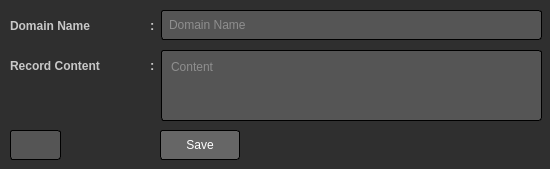
<?xml version="1.0" encoding="UTF-8"?>
<ui version="4.0">
 <class>Dialog</class>
 <widget class="QDialog" name="Dialog">
  <property name="geometry">
   <rect>
    <x>0</x>
    <y>0</y>
    <width>550</width>
    <height>169</height>
   </rect>
  </property>
  <property name="minimumSize">
   <size>
    <width>550</width>
    <height>169</height>
   </size>
  </property>
  <property name="maximumSize">
   <size>
    <width>550</width>
    <height>169</height>
   </size>
  </property>
  <property name="windowTitle">
   <string>Dialog</string>
  </property>
  <property name="windowIcon">
   <iconset>
    <normaloff>img/icon.ico</normaloff>img/icon.ico</iconset>
  </property>
  <property name="styleSheet">
   <string notr="true">QWidget{
background-color:rgb(47, 47, 47);
color:rgb(200, 200, 200)
}
QTabWidget::pane {
	border: 1px solid rgb(128, 128, 128);
	border-radius: 3px;
}
QTabBar::tab 
{
    background: #48555E;
    color: white;   
	padding:5px;
    border: 1px solid #000;
	border-top-left-radius: 3px;
	border-top-right-radius: 3px;
}
QTabBar::tab:selected, 
QTabBar::tab:hover 
{
    border-top-color: #1D2A32;
    border-color: #40494E;
    color: black;
    background: qlineargradient(x1: 0, y1: 0, x2: 0, y2: 1, stop: 0 #C1D8E8, stop: 1 #F0F5F8); 
}
QLineEdit, QComboBox, QTextEdit{
	background-color: rgb(85,85,85);
	border-color: rgb(0, 0, 0);
	border-width : 1px;
	border-style:inset;
	padding: 5px;
	border-radius:3px;
}
QPushButton{
	background:rgb(102, 102, 102);
	color:rgb(255, 255, 255);
	border-radius:3px;
	padding-top:5px;
	padding-bottom:5px;
	padding-right:10px;
	padding-left:10px;
	border-color: rgb(0, 0, 0);
	border-width : 1px;
	border-style:inset;
}
QPushButton:hover{
	background-color:rgb(128, 128, 128);
}
QPushButton:pressed{
	background-color:#A4A4A4;
	color:#000
}
QLabel{
	border:0px;
}
QCheckBox{
	border:0px;
}
QTextBrowser{
	color: rgb(230, 230, 230);
	padding:10px;
	background-image: url(template/img/logo.png);
	background-repeat: no-repeat;
  	background-attachment: fixed;
 	background-position: center;
}
QGroupBox {
    border: 2px solid gray;
    border-radius: 5px;
    margin-top: 1ex; /* leave space at the top for the title */
}

QGroupBox::title {
    subcontrol-origin: margin;
    subcontrol-position: top center; /* position at the top center */
    padding: 0 5px;
}
QGroupBox::indicator {
    width: 13px;
    height: 13px;
}
QGroupBox#groupBoxNotifications::indicator:unchecked, QGroupBox#groupBoxNotifications::indicator:checked {
	image: url(template/img/notification.png);
}
QGroupBox#groupBoxSettings::indicator:unchecked, QGroupBox#groupBoxSettings::indicator:checked {
	image: url(template/img/settings.png);
}

QGroupBox#groupBoxBrowsers::indicator:unchecked, QGroupBox#groupBoxBrowsers::indicator:checked {
	image: url(template/img/browser.png);
}

QGroupBox#groupBoxTelegram::indicator:unchecked, QGroupBox#groupBoxTelegram::indicator:checked{
	image: url(template/img/telegram.png);
}

QGroupBox#groupBoxAccountSettings::indicator:unchecked, QGroupBox#groupBoxAccountSettings::indicator:checked{
	image: url(template/img/user.png);
}

QMenuBar {
    background-color: rgb(40,40,40);
}
QMenuBar::item {
    padding: 4px 8px;
    background: transparent;
    border-radius: 4px;
}

QMenuBar::item:selected { /* when selected using mouse or keyboard */
    background: rgb(60,60,60);
	color:rgb(200,200,200);
}

QMenuBar::item:pressed {
    background: #888888;
	color: #000;
}
QHeaderView::section, QHeaderView{
	background: #48555E;
	border: 0px;
	padding-left:3px;
}
QHeaderView::item{
	border: 0px;
}
QTableCornerButton::section {
    background: #48555E;
}
QTableWidget{
	border: 1px solid gray;
	border-radius:5px;
}
QTableWidget#tableWidgetPlanetList{
	border: 2px solid gray;
	border-radius:5px;
}
QCheckBox#checkBox::indicator:unchecked {
image: url(Templates/img/proxied_off.png);
}
QCheckBox#checkBox::indicator:checked {
image: url(Templates/img/proxied_on.png);
}</string>
  </property>
  <widget class="QLineEdit" name="lineEditDomain">
   <property name="geometry">
    <rect>
     <x>161</x>
     <y>10</y>
     <width>381</width>
     <height>30</height>
    </rect>
   </property>
   <property name="placeholderText">
    <string>Domain Name</string>
   </property>
  </widget>
  <widget class="QPushButton" name="pushButtonSave">
   <property name="geometry">
    <rect>
     <x>160</x>
     <y>130</y>
     <width>80</width>
     <height>30</height>
    </rect>
   </property>
   <property name="text">
    <string>Save</string>
   </property>
  </widget>
  <widget class="QTextEdit" name="lineEditContent">
   <property name="geometry">
    <rect>
     <x>161</x>
     <y>50</y>
     <width>381</width>
     <height>71</height>
    </rect>
   </property>
   <property name="placeholderText">
    <string>Content</string>
   </property>
  </widget>
  <widget class="QLineEdit" name="lineEditID">
   <property name="geometry">
    <rect>
     <x>10</x>
     <y>130</y>
     <width>51</width>
     <height>30</height>
    </rect>
   </property>
   <property name="placeholderText">
    <string/>
   </property>
  </widget>
  <widget class="QLabel" name="label">
   <property name="geometry">
    <rect>
     <x>10</x>
     <y>10</y>
     <width>87</width>
     <height>31</height>
    </rect>
   </property>
   <property name="font">
    <font>
     <pointsize>9</pointsize>
     <weight>75</weight>
     <bold>true</bold>
    </font>
   </property>
   <property name="text">
    <string>Domain Name</string>
   </property>
  </widget>
  <widget class="QLabel" name="label_12">
   <property name="geometry">
    <rect>
     <x>150</x>
     <y>50</y>
     <width>10</width>
     <height>31</height>
    </rect>
   </property>
   <property name="font">
    <font>
     <pointsize>10</pointsize>
     <weight>75</weight>
     <bold>true</bold>
    </font>
   </property>
   <property name="text">
    <string>:</string>
   </property>
  </widget>
  <widget class="QLabel" name="label_2">
   <property name="geometry">
    <rect>
     <x>10</x>
     <y>50</y>
     <width>110</width>
     <height>31</height>
    </rect>
   </property>
   <property name="font">
    <font>
     <pointsize>9</pointsize>
     <weight>75</weight>
     <bold>true</bold>
    </font>
   </property>
   <property name="text">
    <string>Record Content</string>
   </property>
  </widget>
  <widget class="QLabel" name="label_11">
   <property name="geometry">
    <rect>
     <x>150</x>
     <y>10</y>
     <width>10</width>
     <height>31</height>
    </rect>
   </property>
   <property name="font">
    <font>
     <pointsize>10</pointsize>
     <weight>75</weight>
     <bold>true</bold>
    </font>
   </property>
   <property name="text">
    <string>:</string>
   </property>
  </widget>
 </widget>
 <resources/>
 <connections/>
</ui>
